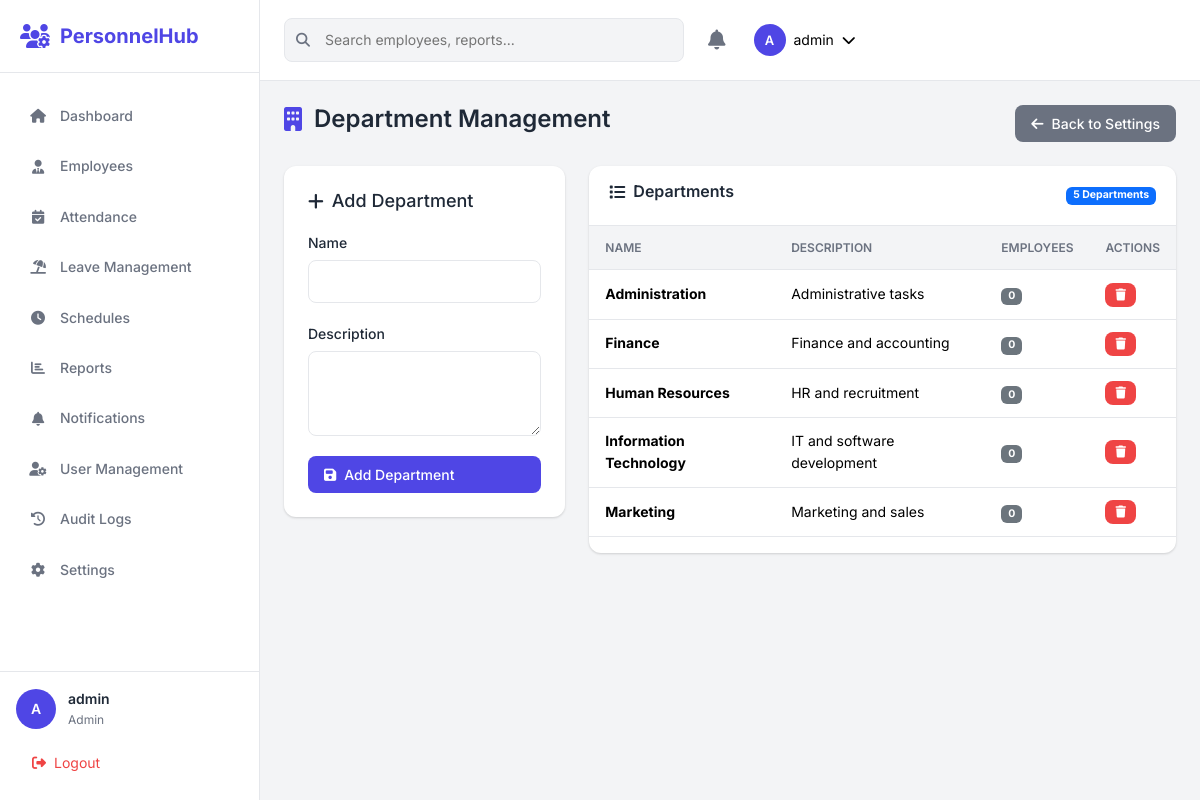
Screenshot of /settings/departments (signed in) with the database file from the repository.
### app.py (models this page shows, shortened)
class User(UserMixin, db.Model):
    __tablename__ = 'users'
    id = db.Column(db.Integer, primary_key=True)
    username = db.Column(db.String(64), unique=True, nullable=False)
    email = db.Column(db.String(120), unique=True, nullable=False)
    password_hash = db.Column(db.String(256), nullable=False)
    role = db.Column(db.String(20), nullable=False, default='employee')  # admin, hr, manager, employee
    employee_id = db.Column(db.Integer, db.ForeignKey('employees.id'), nullable=True)
    is_active = db.Column(db.Boolean, default=True)
    created_at = db.Column(db.DateTime, default=datetime.utcnow)
    updated_at = db.Column(db.DateTime, default=datetime.utcnow, onupdate=datetime.utcnow)
    employee = db.relationship('Employee', backref='user', uselist=False)
    def has_permission(self, permission):
        permissions = {
            'admin': ['all'],
            'hr': ['employees', 'attendance', 'leaves', 'reports', 'settings'],
            'manager': ['team_attendance', 'team_leaves', 'schedules'],
            'employee': ['profile', 'attendance', 'leaves']
        }
        return 'all' in permissions.get(self.role, []) or permission in permissions.get(self.role, [])

class Department(db.Model):
    __tablename__ = 'departments'
    id = db.Column(db.Integer, primary_key=True)
    name = db.Column(db.String(64), nullable=False)
    description = db.Column(db.Text, nullable=True)
    created_at = db.Column(db.DateTime, default=datetime.utcnow)

### app.py (the view)
@app.route('/settings/departments')
@login_required
@role_required('admin', 'hr')
def departments_list():
    departments = Department.query.order_by(Department.name).all()
    return render_template('settings/departments.html', departments=departments)

### app.py (called while the page is built)
@login_manager.user_loader
def load_user(user_id):
    return User.query.get(int(user_id))

def role_required(*roles):
    def decorator(f):
        @wraps(f)
        def decorated_function(*args, **kwargs):
            if not current_user.is_authenticated:
                return redirect(url_for('login'))
            if current_user.role not in roles:
                flash('You do not have permission to access this page.', 'danger')
                return redirect(url_for('dashboard'))
            return f(*args, **kwargs)
        return decorated_function
    return decorator

@app.context_processor
def inject_now():
    return {
        'now': datetime.now(),
        'today': date.today(),
        'current_year': date.today().year
    }

### templates/settings/departments.html (shortened to what this page needs)
{% extends "base.html" %}
{% block content %}
<div class="page-header">
    <h1><i class="fas fa-building"></i> Department Management</h1>
    <div class="header-actions">
        <a href="{{ url_for('settings_index') }}" class="btn btn-secondary">
            <i class="fas fa-arrow-left"></i> Back to Settings
        </a>
    </div>
</div>
<div class="row">
    <div class="col-lg-4">
        <div class="form-card">
            <h3><i class="fas fa-plus"></i> Add Department</h3>
            <form method="POST" action="{{ url_for('departments_add') }}">
                <div class="form-group">
                    <label>Name</label>
                    <input type="text" name="name" class="form-control" required>
                </div>
                <div class="form-group">
                    <label>Description</label>
                    <textarea name="description" class="form-control" rows="3"></textarea>
                </div>
                <button type="submit" class="btn btn-primary w-100">
                    <i class="fas fa-save"></i> Add Department
                </button>
            </form>
        </div>
    </div>
    <div class="col-lg-8">
        <div class="data-card">
            <div class="card-header">
                <h3><i class="fas fa-list"></i> Departments</h3>
                <span class="badge bg-primary">{{ departments|length }} Departments</span>
            </div>
            <div class="table-responsive">
                <table class="table">
                    <thead>
                        <tr>
                            <th>Name</th>
                            <th>Description</th>
                            <th>Employees</th>
                            <th>Actions</th>
                        </tr>
                    </thead>
                    <tbody>
                        {% for dept in departments %}
                        <tr>
                            <td><strong>{{ dept.name }}</strong></td>
                            <td>{{ dept.description or '-' }}</td>
                            <td><span class="badge bg-secondary">{{ dept.employees|length }}</span></td>
                            <td>
                                {% if dept.employees|length == 0 %}
                                <form method="POST" action="{{ url_for('departments_delete', id=dept.id) }}" style="display: inline;">
                                    <button type="submit" class="btn btn-sm btn-danger"
                                            onclick="return confirm('Delete this department?')">
                                        <i class="fas fa-trash"></i>
                                    </button>
                                </form>
                                {% else %}
                                <button class="btn btn-sm btn-secondary" disabled title="Cannot delete - has employees">
                                    <i class="fas fa-trash"></i>
                                </button>
                                {% endif %}
                            </td>
                        </tr>
                        {% else %}
                        <tr>
                            <td colspan="4" class="text-center text-muted">No departments found</td>
                        </tr>
                        {% endfor %}
                    </tbody>
                </table>
            </div>
        </div>
    </div>
</div>
{% endblock %}

### templates/base.html (shortened to what this page needs)
<!DOCTYPE html>
<html lang="en">
<head>
    <link rel="stylesheet" href="https://cdnjs.cloudflare.com/ajax/libs/font-awesome/6.4.0/css/all.min.css">
    <link rel="stylesheet" href="https://cdn.jsdelivr.net/npm/bootstrap@5.3.2/dist/css/bootstrap.min.css">
    <link rel="stylesheet" href="{{ url_for('static', filename='css/styles.css') }}">
</head>
<body>
    {% if current_user.is_authenticated %}
    <div class="app-container">
        <aside class="sidebar" id="sidebar">
            <div class="sidebar-header">
                <div class="logo">
                    <i class="fas fa-users-cog"></i>
                    <span>PersonnelHub</span>
                </div>
            </div>
            <nav class="sidebar-nav">
                <ul class="nav-menu">
                    <li class="nav-item">
                        <a href="{{ url_for('dashboard') }}" class="nav-link {% if request.endpoint == 'dashboard' %}active{% endif %}">
                            <i class="fas fa-home"></i>
                            <span>Dashboard</span>
                        </a>
                    </li>
                    {% if current_user.has_permission('employees') or current_user.role == 'admin' %}
                    <li class="nav-item">
                        <a href="{{ url_for('employees_list') }}" class="nav-link {% if 'employees' in request.endpoint %}active{% endif %}">
                            <i class="fas fa-user-tie"></i>
                            <span>Employees</span>
                        </a>
                    </li>
                    {% endif %}
                    {% if current_user.has_permission('attendance') or current_user.role == 'admin' %}
                    <li class="nav-item">
                        <a href="{{ url_for('attendance_list') }}" class="nav-link {% if 'attendance' in request.endpoint %}active{% endif %}">
                            <i class="fas fa-calendar-check"></i>
                            <span>Attendance</span>
                        </a>
                    </li>
                    {% endif %}
                    {% if current_user.has_permission('leaves') or current_user.role == 'admin' %}
                    <li class="nav-item">
                        <a href="{{ url_for('leaves_list') }}" class="nav-link {% if 'leaves' in request.endpoint %}active{% endif %}">
                            <i class="fas fa-umbrella-beach"></i>
                            <span>Leave Management</span>
                        </a>
                    </li>
                    {% endif %}
                    {% if current_user.has_permission('schedules') or current_user.role in ['admin', 'hr', 'manager'] %}
                    <li class="nav-item">
                        <a href="{{ url_for('schedules_list') }}" class="nav-link {% if 'schedules' in request.endpoint %}active{% endif %}">
                            <i class="fas fa-clock"></i>
                            <span>Schedules</span>
                        </a>
                    </li>
                    {% endif %}
                    {% if current_user.has_permission('reports') or current_user.role == 'admin' %}
                    <li class="nav-item">
                        <a href="{{ url_for('reports_list') }}" class="nav-link {% if 'reports' in request.endpoint %}active{% endif %}">
                            <i class="fas fa-chart-bar"></i>
                            <span>Reports</span>
                        </a>
                    </li>
                    {% endif %}
                    <li class="nav-item">
                        <a href="{{ url_for('notifications_list') }}" class="nav-link {% if 'notifications' in request.endpoint %}active{% endif %}">
                            <i class="fas fa-bell"></i>
                            <span>Notifications</span>
                            {% set unread_count = current_user.notifications|selectattr('is_read', 'equalto', False)|list|length %}
                        </a>
                    </li>
                    {% if current_user.role == 'admin' %}
                    <li class="nav-item">
                        <a href="{{ url_for('users_list') }}" class="nav-link {% if 'users' in request.endpoint %}active{% endif %}">
                            <i class="fas fa-user-cog"></i>
                            <span>User Management</span>
                        </a>
                    </li>
                    <li class="nav-item">
                        <a href="{{ url_for('audit_logs') }}" class="nav-link {% if request.endpoint == 'audit_logs' %}active{% endif %}">
                            <i class="fas fa-history"></i>
                            <span>Audit Logs</span>
                        </a>
                    </li>
                    {% endif %}
                    {% if current_user.has_permission('settings') or current_user.role == 'admin' %}
                    <li class="nav-item">
                        <a href="{{ url_for('settings_index') }}" class="nav-link {% if 'settings' in request.endpoint %}active{% endif %}">
                            <i class="fas fa-cog"></i>
                            <span>Settings</span>
                        </a>
                    </li>
                    {% endif %}
                </ul>
            </nav>
            <div class="sidebar-footer">
                <div class="user-info">
                    <div class="user-avatar">
                        {{ current_user.username[:1]|upper }}
                    </div>
                    <div class="user-details">
                        <span class="user-name">{{ current_user.username }}</span>
                        <span class="user-role">{{ current_user.role|title }}</span>
                    </div>
                </div>
                <a href="{{ url_for('logout') }}" class="logout-btn">
                    <i class="fas fa-sign-out-alt"></i>
                    <span>Logout</span>
                </a>
            </div>
        </aside>
        <main class="main-content">
            <header class="top-navbar">
                <div class="navbar-search">
                    <i class="fas fa-search"></i>
                    <input type="text" placeholder="Search employees, reports...">
                </div>
                <div class="navbar-actions">
                    <div class="notification-dropdown">
                        <button class="notification-btn" onclick="toggleNotifications()">
                            <i class="fas fa-bell"></i>
                            {% set unread = current_user.notifications|selectattr('is_read', 'equalto', False)|list|length %}
                        </button>
                    </div>
                    <div class="user-dropdown">
                        <button class="user-btn">
                            <div class="user-avatar-sm">
                                {{ current_user.username[:1]|upper }}
                            </div>
                            <span class="d-none d-md-inline">{{ current_user.username }}</span>
                            <i class="fas fa-chevron-down"></i>
                        </button>
                    </div>
                </div>
            </header>
            <div class="page-content">
                {% block content %}{% endblock %}
            </div>
        </main>
    </div>
    {% else %}
    {% block auth_content %}{% endblock %}
    {% endif %}
</body>
</html>

### rows the page displays
User: username "A", username "admin", role "Admin"
Department: name "Administration", description "Administrative tasks", employees|length "0"
Department: name "Finance", description "Finance and accounting", employees|length "0"
Department: name "Human Resources", description "HR and recruitment", employees|length "0"
Department: name "Information Technology", description "IT and software development", employees|length "0"
Department: name "Marketing", description "Marketing and sales", employees|length "0"

### other values shown
{{ departments|length }} "5"
